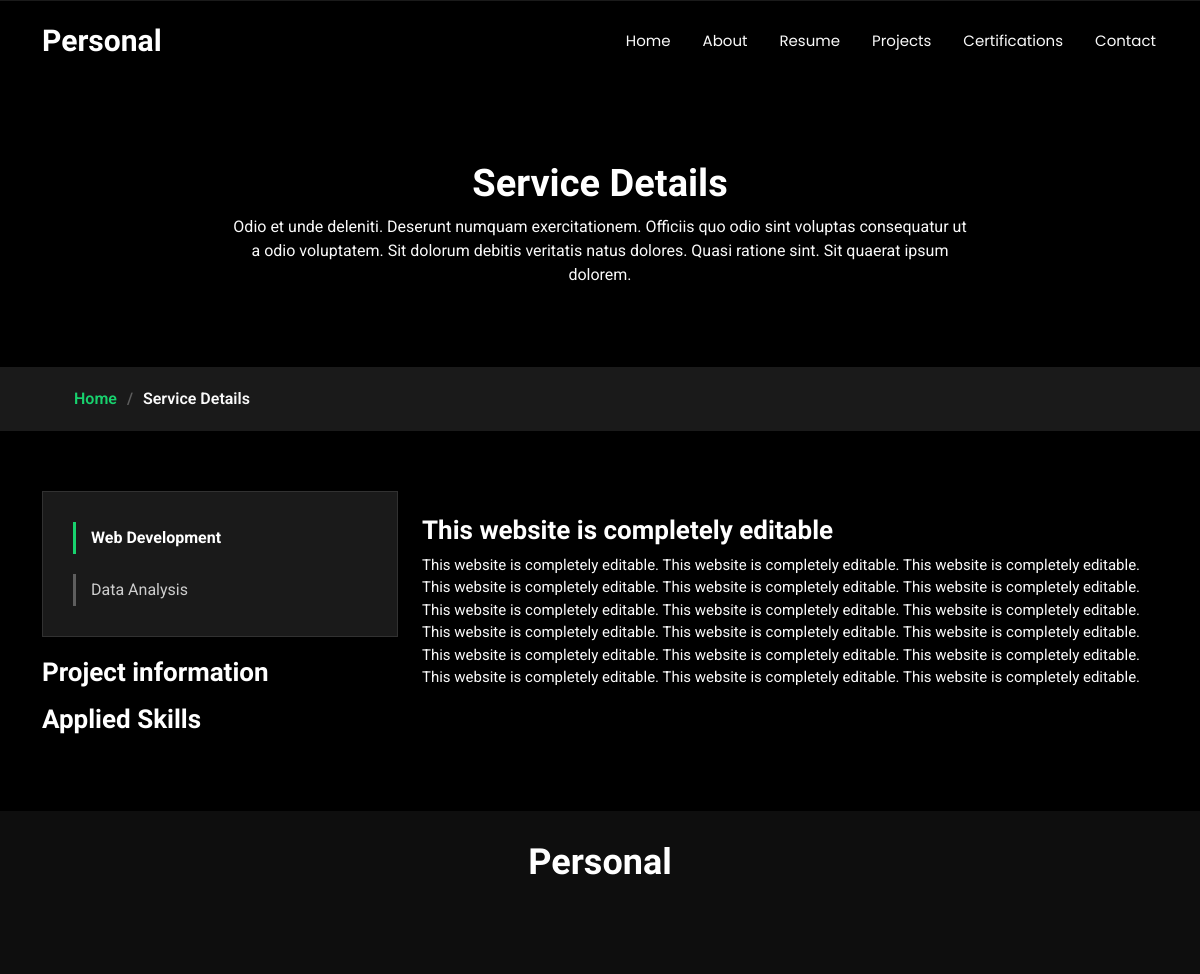
Page /projects/details/1/ on the earlier database version.
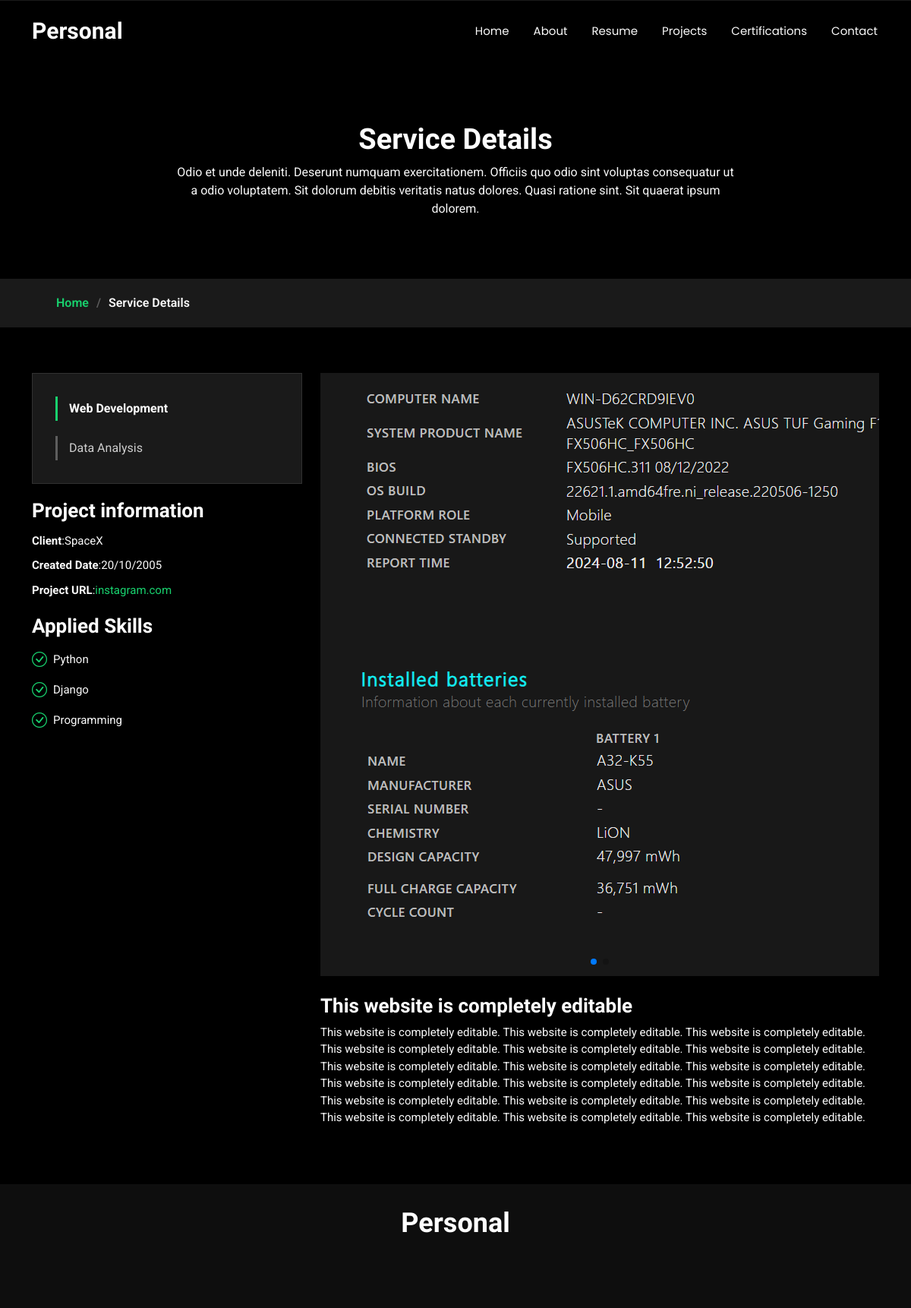
Same page on the later database version.
### projects/models.py (models this page shows, shortened)
class CategoryModel(models.Model):
    name = models.CharField(max_length=25)
    to_display = models.BooleanField(default=True)
    created_at = models.DateTimeField(auto_now_add=True)
    updated_at = models.DateTimeField(auto_now=True)
    class Meta:
        verbose_name = 'Category'
        verbose_name_plural = 'Categories'

class ProjectModel(models.Model):
    name = models.CharField(max_length=50)
    logo = models.ImageField(upload_to='project-logos', null=False, blank=False)
    short_description = models.CharField(max_length=150, null=True, blank=True)
    category = models.ManyToManyField(CategoryModel, related_name='projects')
    full_description = models.TextField(null=True, blank=True)
    created_at = models.DateTimeField(auto_now_add=True)
    updated_at = models.DateTimeField(auto_now=True)
    class Meta:
        verbose_name = 'Project'
        verbose_name_plural = 'Projects'

class ProjectInformationModel(models.Model):
    title = models.CharField(max_length=25)
    text = models.CharField(max_length=125)
    is_url = models.BooleanField(default=False)
    project = models.ForeignKey(ProjectModel, on_delete=models.CASCADE, related_name='infos')
    class Meta:
        verbose_name = 'Info'
        verbose_name_plural = 'Infos'

class SkillsAppliedModel(models.Model):
    skill = models.CharField(max_length=25)
    project = models.ForeignKey(ProjectModel, on_delete=models.CASCADE, related_name='skills')
    created_at = models.DateTimeField(auto_now_add=True)
    updated_at = models.DateTimeField(auto_now=True)
    class Meta:
        verbose_name = 'Skill'
        verbose_name_plural = 'Skills'

class ProjectImageModel(models.Model):
    image = models.ImageField(upload_to='project-images')
    project = models.ForeignKey(ProjectModel, on_delete=models.CASCADE, related_name='images')
    class Meta:
        verbose_name = 'Image'
        verbose_name_plural = 'Images'

### projects/views.py (the view)
# urls.py: path('details/<int:id>/', ProjectDetailsView.as_view(), name='details'),
class ProjectDetailsView(TemplateView):
    template_name = 'project-details.html'
    def get_context_data(self, **kwargs):
        context = super().get_context_data(**kwargs)
        project_id = self.kwargs.get('id')
        project = ProjectModel.objects.get(id=project_id)
        context['project'] = project
        context['categories'] = CategoryModel.objects.filter(to_display=True)
        return context

### templates/project-details.html (shortened to what this page needs)
{% extends 'bases/base.html' %}
{% load static %}
{% block content %}
<main class="main">
    <div class="page-title" data-aos="fade">
        <div class="heading">
            <div class="container">
                <div class="row d-flex justify-content-center text-center">
                    <div class="col-lg-8">
                        <h1>Service Details</h1>
                        <p class="mb-0">Odio et unde deleniti. Deserunt numquam exercitationem. Officiis quo odio sint
                            voluptas consequatur ut a odio voluptatem. Sit dolorum debitis veritatis natus dolores.
                            Quasi ratione sint. Sit quaerat ipsum dolorem.</p>
                    </div>
                </div>
            </div>
        </div>
        <nav class="breadcrumbs">
            <div class="container">
                <ol>
                    <li><a href="{% url 'home:home' %}">Home</a></li>
                    <li class="current">Service Details</li>
                </ol>
            </div>
        </nav>
    </div>
    <section id="service-details" class="service-details section">
        <div class="container">
            <div class="row gy-4">
                <div class="col-lg-4" data-aos="fade-up" data-aos-delay="100">
                    <div class="services-list">
                        {% for category in categories %}
                        <a class="{% if category in project.category.all  %}active{%endif%}">{{category.name}}</a>
                        {% endfor %}
                    </div>
                    <div class="portfolio-info" data-aos="fade-up" data-aos-delay="200">
                        <h3>Project information</h3>
                        <ul>
                            {% for info in project.infos.all %}
                            {% if info.is_url == True %}
                            <li><strong>{{info.title}}</strong>: <a href="http://{{ info.text }}" target="_blank">{{info.text}}</a></li>
                            {% else %}
                            <li><strong>{{info.title}}</strong>:{{info.text}}</li>
                            {% endif %}
                            {% endfor %}
                        </ul>
                    </div>
                    <div class="portfolio-info" data-aos="fade-up" data-aos-delay="200">
                        <h3>Applied Skills</h3>
                        <ul>
                            {% for skill in project.skills.all %}
                            <li><i class="bi bi-check-circle"></i> <span>{{skill.skill}}</span>
                            </li>
                            {% endfor %}
                        </ul>
                    </div>
                </div>
                <div class="col-lg-8" data-aos="fade-up" data-aos-delay="200">
                    <div class="portfolio-details-slider swiper init-swiper">
                        <div class="swiper-wrapper align-items-center">
                            {% for image in project.images.all %}
                            <div class="swiper-slide">
                                <img src="{{image.image.url}}" alt="">
                            </div>
                            {% endfor %}
                        </div>
                        <div class="swiper-pagination"></div>
                    </div>
                    <br>
                    <h3>{{project.short_description}}</h3>
                    <p>
                        {{project.full_description}}
                    </p>
                </div>
            </div>
        </div>
    </section>
</main>
{% endblock %}

### templates/bases/base.html (shortened to what this page needs)
{% load static %}
<!DOCTYPE html>
<html lang="en">
<head>
    <link href="{% static 'vendor/bootstrap/css/bootstrap.min.css' %}" rel="stylesheet">
    <link href="{% static 'vendor/bootstrap-icons/bootstrap-icons.css' %}" rel="stylesheet">
    <link href="{% static 'vendor/aos/aos.css' %}" rel="stylesheet">
    <link href="{% static 'vendor/swiper/swiper-bundle.min.css' %}" rel="stylesheet">
    <link href="{% static 'vendor/glightbox/css/glightbox.min.css' %}" rel="stylesheet">
    <link href="{% static 'css/main.css' %}" rel="stylesheet">
</head>
<body class="">
{% include 'bases/header.html' %}
{% block content %}{% endblock %}
{% include 'bases/footer.html' %}
</body>
</html>

### templates/bases/header.html (shortened to what this page needs)
{% load static %}
  <header id="header" class="header d-flex align-items-center fixed-top">
    <div class="container-fluid container-xl position-relative d-flex align-items-center justify-content-between">
      <a href="{% url 'home:home' %}" class="logo d-flex align-items-center">
        <h1 class="sitename">Personal</h1>
      </a>
      <nav id="navmenu" class="navmenu">
        <ul>
          <li><a href="{% url 'home:home' %}" class="{% if request.path == '/' %}active{% endif %}">Home</a></li>
          <li><a href="{% url 'home:about' %}" class="{% if request.path == '/about/' %}active{% endif %}">About</a></li>
          <li><a href="{% url 'resume:page' %}" class="{% if request.path == '/resume/' %}active{% endif %}">Resume</a></li>
          <li><a href="{% url 'projects:page' %}" class="{% if request.path == '/projects/' %}active{% endif %}">Projects</a></li>
          <li><a href="{% url 'certifications:page' %}" class="{% if request.path == '/certifications/' %}active{% endif %}">Certifications</a></li>
          <li><a href="{% url 'home:contact' %}" class="{% if request.path == '/contact/' %}active{% endif %}">Contact</a></li>
        </ul>
      </nav>
    </div>
  </header>

### templates/bases/footer.html (shortened to what this page needs)
{% load static %}
<footer id="footer" class="footer dark-background">
    <div class="container">
        <h3 class="sitename">Personal</h3>
    </div>
</footer>

Differences in the rows shown:
added ProjectInformationModel: title "Client", text "SpaceX"
added ProjectInformationModel: title "Created Date", text "20/10/2005"
added ProjectInformationModel: title "Project URL", text "instagram.com"
added SkillsAppliedModel: skill "Python"
added SkillsAppliedModel: skill "Django"
added SkillsAppliedModel: skill "Programming"
added ProjectImageModel: image (picture)
